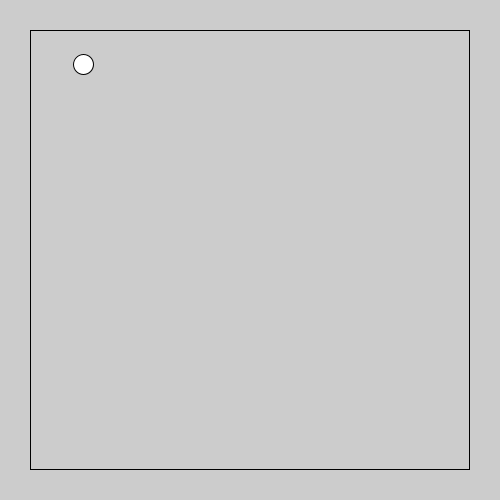
Frame 1 (no input)
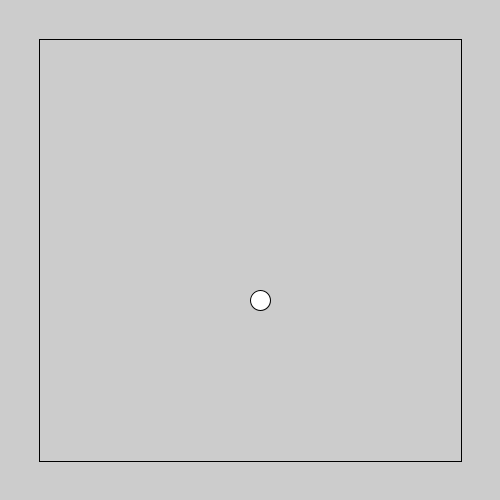
Frame 60 (the mouse pressed at the canvas centre just before this capture)
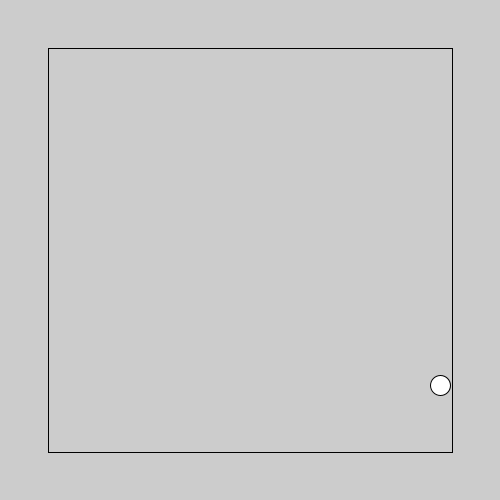
Frame 120 (the mouse held since frame 60 and released just before this capture)

The Processing sketch that drew these frames (run headless with seeded random() and noise(); from frame 60 on, the mouse is pressed at the canvas centre):

// Processing sketch: bouncing_ball_box
// ── bouncing_ball_box.pde
float ballsXPositionOnTheScreen = 80, ballsYPositionOnTheScreen = 60, ballsWidthAndHeightWhichIsTheSameAsDiameter = 20;
float directionOfTheBallOnTheXAxis = 3, directionOfTheBallOnTheYAxis = 4;
float squareXPositionOnTheScreen = 30, squaresYPositionOnTheScreen = 30, squareWidthAndHeightInOneVariableAsTheBoxIsMadeFromAPerfectSquare = 440;

void setup() {
  size(500, 500);
}

void draw() {
  // Clear everything and fill background
  clear(); 
  background(204, 204, 204);
  
  // Make the box smaller every frame
  squareXPositionOnTheScreen += 0.15;
  squaresYPositionOnTheScreen += 0.15;
  squareWidthAndHeightInOneVariableAsTheBoxIsMadeFromAPerfectSquare -= 0.3;
  
  // Create the box that the ball will bounce on
  fill(204, 204, 204);
  square(squareXPositionOnTheScreen, squaresYPositionOnTheScreen, squareWidthAndHeightInOneVariableAsTheBoxIsMadeFromAPerfectSquare);

  // Add the direction to each coordinate (the direction can be positive or negative)
  ballsXPositionOnTheScreen += directionOfTheBallOnTheXAxis;
  ballsYPositionOnTheScreen += directionOfTheBallOnTheYAxis;

  // Handlers for the edges of the box
  if (ballsXPositionOnTheScreen + 0.5 * ballsWidthAndHeightWhichIsTheSameAsDiameter >= squareWidthAndHeightInOneVariableAsTheBoxIsMadeFromAPerfectSquare + squareXPositionOnTheScreen) {
    directionOfTheBallOnTheXAxis = -4 + random(2);
  }

  if (ballsYPositionOnTheScreen + 0.5*ballsWidthAndHeightWhichIsTheSameAsDiameter >= squareWidthAndHeightInOneVariableAsTheBoxIsMadeFromAPerfectSquare + squaresYPositionOnTheScreen) {
    directionOfTheBallOnTheYAxis = -4 + random(2);
  }
  
  if (ballsYPositionOnTheScreen - 0.5 * ballsWidthAndHeightWhichIsTheSameAsDiameter <= squaresYPositionOnTheScreen) {
    directionOfTheBallOnTheYAxis = 4 - random(2);
  }
  
  if (ballsXPositionOnTheScreen - 0.5 * ballsWidthAndHeightWhichIsTheSameAsDiameter <= squareXPositionOnTheScreen) {
    directionOfTheBallOnTheXAxis = 4 - random(2);  
  }

  // Define fill and create the ball
  fill(255, 255, 255);
  circle(ballsXPositionOnTheScreen, ballsYPositionOnTheScreen, ballsWidthAndHeightWhichIsTheSameAsDiameter);
}
